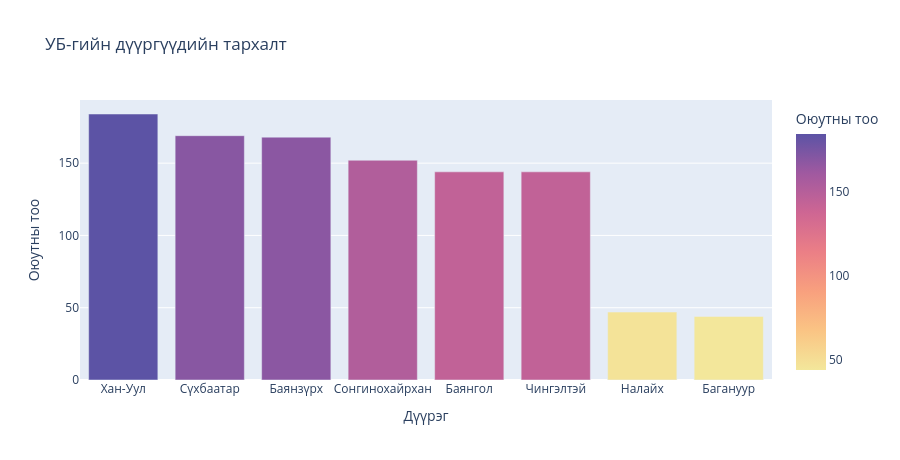

The notebook cell saved with this chart:
### Markdown cell above
## 3. Улаанбаатарын дүүргүүдийн задаргаа

### Code cell
ub = students[students['aimag'] == 'Улаанбаатар']
ub_dist = ub['district'].value_counts().reset_index()
ub_dist.columns = ['district', 'count']
fig = px.bar(ub_dist, x='district', y='count',
             title='УБ-гийн дүүргүүдийн тархалт',
             labels={'district': 'Дүүрэг', 'count': 'Оюутны тоо'},
             color='count', color_continuous_scale='Sunset')
fig.update_layout(height=460)
fig.show()

### Figure 1 — Plotly figure (JSON) as saved in the notebook; plotly's stock layout.template omitted (floating-point values rounded to 4 significant figures)
{"data": [{"hovertemplate": "Дүүрэг=%{x}<br>Оюутны тоо=%{marker.color}<extra></extra>", "legendgroup": "", "marker": {"color": [184, 169, 168, 152, 144, 144, 47, 44], "coloraxis": "coloraxis", "pattern": {"shape": ""}}, "name": "", "orientation": "v", "showlegend": false, "textposition": "auto", "type": "bar", "x": ["Хан-Уул", "Сүхбаатар", "Баянзүрх", "Сонгинохайрхан", "Баянгол", "Чингэлтэй", "Налайх", "Багануур"], "xaxis": "x", "y": [184, 169, 168, 152, 144, 144, 47, 44], "yaxis": "y"}], "layout": {"barmode": "relative", "coloraxis": {"colorbar": {"title": {"text": "Оюутны тоо"}}, "colorscale": [[0.0, "rgb(243, 231, 155)"], [0.1667, "rgb(250, 196, 132)"], [0.3333, "rgb(248, 160, 126)"], [0.5, "rgb(235, 127, 134)"], [0.6667, "rgb(206, 102, 147)"], [0.8333, "rgb(160, 89, 160)"], [1.0, "rgb(92, 83, 165)"]]}, "height": 460, "legend": {"tracegroupgap": 0}, "title": {"text": "УБ-гийн дүүргүүдийн тархалт"}, "xaxis": {"anchor": "y", "domain": [0.0, 1.0], "title": {"text": "Дүүрэг"}}, "yaxis": {"anchor": "x", "domain": [0.0, 1.0], "title": {"text": "Оюутны тоо"}}}}
